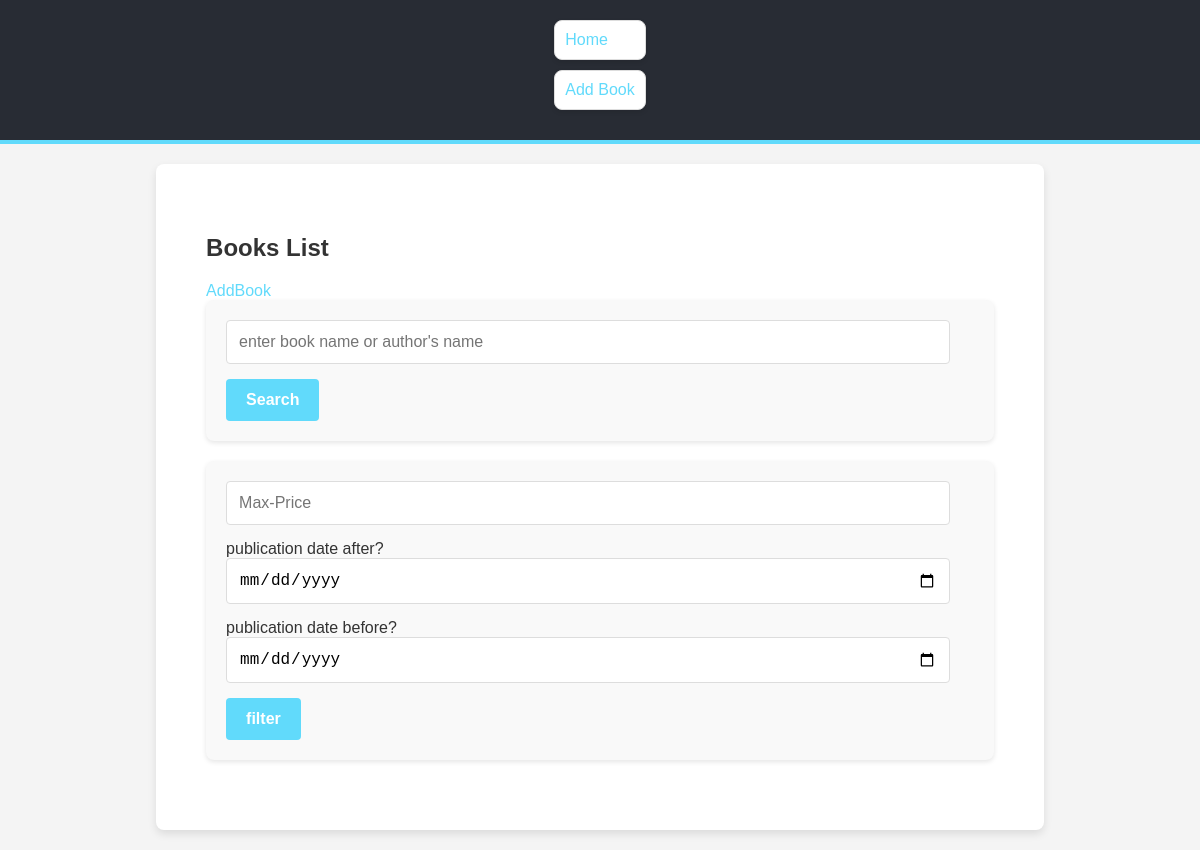
Before: / with the older database file.
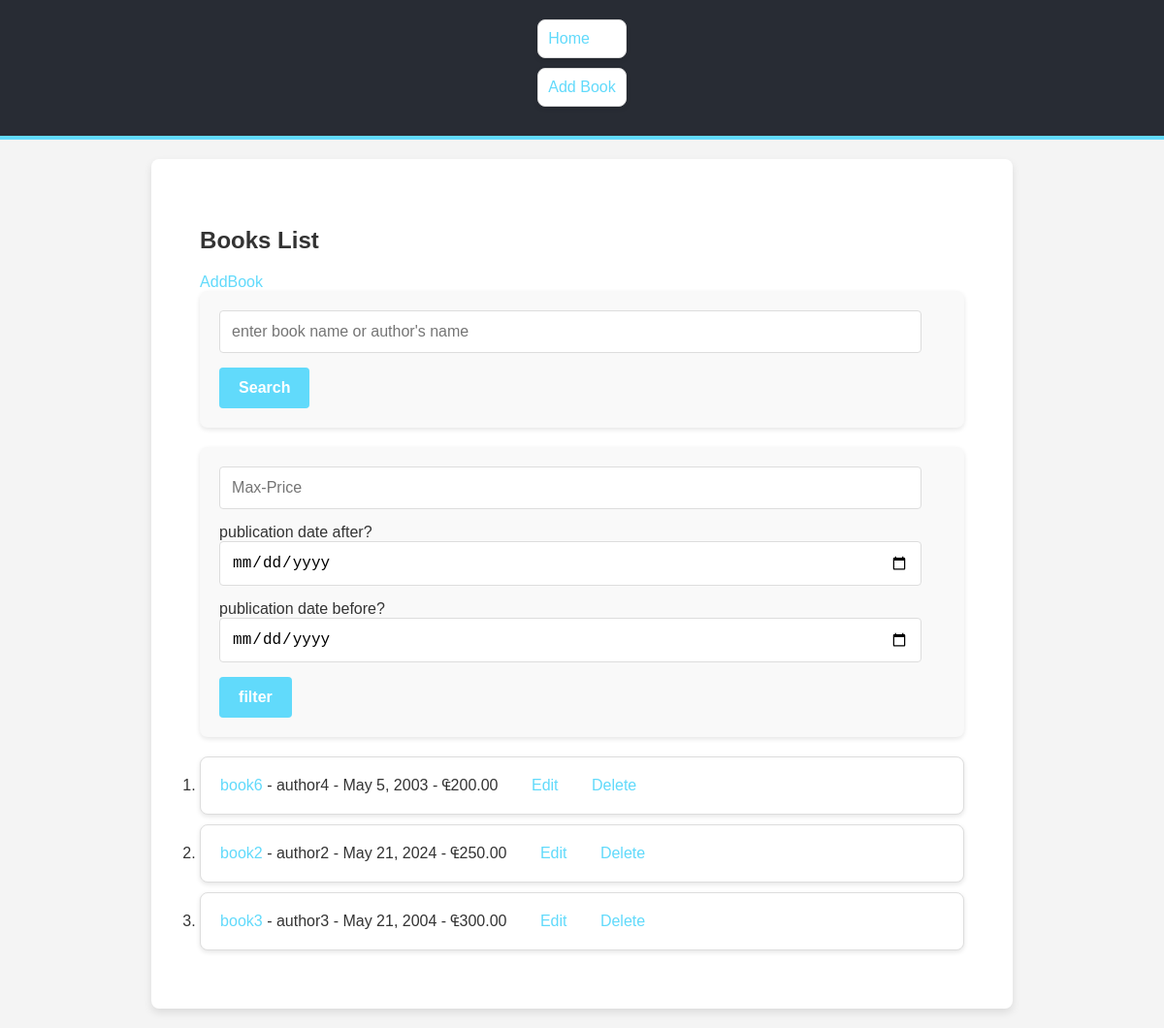
After: the same page with the newer database file.
### books/models.py (models this page shows, shortened)
class Book(models.Model):
    title = models.CharField(
        max_length=200,
        null=False,
    )
    author = models.CharField(
        max_length=200,
        null=True,
    )
    price = models.DecimalField(
        max_digits=10,
        decimal_places=2,
    )
    publication_date = models.DateField()

### books/views.py (the view)
# urls.py: path('' , views.book_list , name='book_list'),
def book_list(request):
    books = Book.objects.all()
    return render(request , 'books/book_list.html' , {'books' : books})

### books/templates/books/book_list.html
{% extends 'base.html' %}
{% block content %}
    <h2>Books List</h2>
    <a href="{% url 'book_add' %}">AddBook</a>
    <form method="GET" action="{% url 'book_search' %}">
        <input type="text" name="search_for" placeholder="enter book name or author's name">
        <button type="submit" >Search</button>
    </form>
    <form action="{% url 'book_filter' %}" method="GET">
        <input type="number" name="price" placeholder="Max-Price"><br>
        publication date after?<input type="date" name="publication_date" placeholder="date">
        publication date before?<input type="date" name="publication_date_before" placeholder="date">
        <button type="submit">filter</button>
    </form>
    <ul>
        {% for book in books %}
        <li style="padding: 20px; list-style: decimal;">
            <a href="{% url 'book_detail' book.pk %}">{{ book.title }}</a>
            - {{ book.author }} - {{ book.publication_date }} - ₠{{ book.price }}
            <a href="{% url 'book_edit' book.pk %}" style="margin-left: 30px;">Edit</a>
            <a href="{% url 'book_delete' book.pk %}" style="margin-left: 30px;">Delete</a>
        </li>
        {% endfor %}
    </ul>
{% endblock %}

### books/templates/base.html (shortened to what this page needs)
<!DOCTYPE html>
<html lang="en">
<head>
</head>
<body>
    <header>
        <nav>
            <ul>
                <li><a href="{% url 'book_list' %}">Home</a></li>
                <li><a href="{% url 'book_add' %}">Add Book</a></li>
            </ul>
        </nav>
    </header>
    <main>
        {% block content %}
        {% endblock %}
    </main>
</body>
</html>

### books/templates/base.html (style rules this page uses)
body { margin: 0; font-family: 'Arial', sans-serif; background-color: #f4f4f4; color: #333; display: flex; flex-direction: column; min-height: 100vh; }
header { background-color: #282c34; color: #61dafb; padding: 20px 0; border-bottom: 4px solid #61dafb; flex-shrink: 0; }
nav { display: flex; justify-content: center; }
ul { list-style: none; padding: 0; margin: 0; display: flex; flex-direction: column; }
li { margin: 0; padding: 10px; background-color: #ffffff; border: 1px solid #ddd; border-radius: 8px; box-shadow: 0 2px 5px rgba(0, 0, 0, 0.1); margin-bottom: 10px; }
a { color: #61dafb; text-decoration: none; transition: color 0.3s, border-bottom 0.3s; }
main { padding: 50px; max-width: 1200px; margin: 20px auto; background-color: #ffffff; border-radius: 8px; box-shadow: 0 4px 8px rgba(0, 0, 0, 0.1); flex: 1; }
form { margin-bottom: 20px; padding: 20px; background-color: #f9f9f9; border-radius: 8px; box-shadow: 0 2px 5px rgba(0, 0, 0, 0.1); }
form input, form textarea, form select { width: calc(100% - 24px); padding: 12px; border: 1px solid #ddd; border-radius: 4px; box-sizing: border-box; font-size: 16px; margin-bottom: 15px; transition: border-color 0.3s, box-shadow 0.3s; }
form button { background-color: #61dafb; border: none; color: white; padding: 12px 20px; text-align: center; text-decoration: none; font-size: 16px; font-weight: bold; border-radius: 4px; cursor: pointer; transition: background-color 0.3s; }

Changed rows visible on the page:
added Book: title "book6", author "author4", publication_date "May 5, 2003", price "200.00"
added Book: title "book2", author "author2", publication_date "May 21, 2024", price "250.00"
added Book: title "book3", author "author3", publication_date "May 21, 2004", price "300.00"
